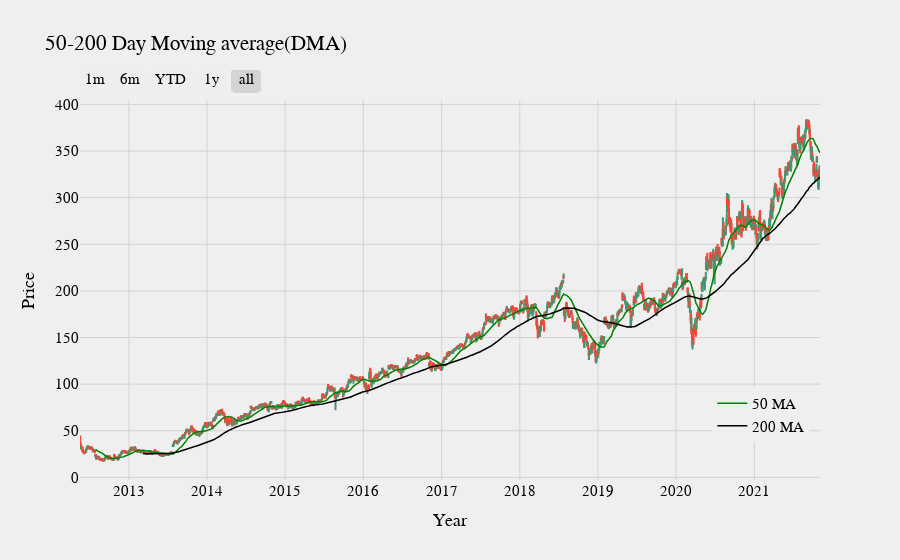

Source (notebook cell):
### Code cell
df['MA50'] = df.Close.rolling(50).mean()
df['MA200'] = df.Close.rolling(200).mean()


# plot the candlesticks
fig = go.Figure(data=[go.Candlestick(x=df.Date,
                                     open=df.Open,
                                     high=df.High,
                                     low=df.Low,
                                     close=df.Close,
                                    showlegend=False),
                      go.Scatter(x=df.Date, y=df.MA50, line=dict(color='green', width=1.5),name='50 MA'),
                      go.Scatter(x=df.Date, y=df.MA200, line=dict(color='black', width=1.5),name='200 MA')])

fig.update_layout(title='50-200 Day Moving average(DMA)',
                  yaxis_title='Price',
                  xaxis_title='Year',
                  plot_bgcolor='#efefef',
                  paper_bgcolor='#efefef',
    # Font Families
    font_family='Monospace',
    font_color='#000000',
    font_size=15,
    legend=dict( xanchor = "center",
                 x = 0.92,
                 y=0.1,

)
                 )
#time frame selector
fig.update_xaxes(
    rangeselector=dict(
        buttons=list([
            dict(count=1, label="1m", step="month", stepmode="backward"),
            dict(count=6, label="6m", step="month", stepmode="backward"),
            dict(count=1, label="YTD", step="year", stepmode="todate"),
            dict(count=1, label="1y", step="year", stepmode="backward"),
            dict(step="all")
        ])
    )
)
fig.update_yaxes(gridcolor='Lightgrey',showgrid=True,zeroline=False)
fig.update_xaxes(gridcolor='Lightgrey',showgrid=True)

fig.update(layout_xaxis_rangeslider_visible=False)

fig.show()

### Figure 1 — Plotly figure (JSON) as saved in the notebook; plotly's stock layout.template omitted (floating-point values rounded to 4 significant figures; data arrays with more than 128 entries replaced by an {"elided": "..."} marker saying what was removed)
{"data": [{"close": {"elided": "2382 float values"}, "high": {"elided": "2382 float values"}, "low": {"elided": "2382 float values"}, "open": {"elided": "2382 float values"}, "showlegend": false, "type": "candlestick", "x": {"elided": "2382 str values"}}, {"line": {"color": "green", "width": 1.5}, "name": "50 MA", "type": "scatter", "x": {"elided": "2382 str values"}, "y": {"elided": "2382 float values"}}, {"line": {"color": "black", "width": 1.5}, "name": "200 MA", "type": "scatter", "x": {"elided": "2382 str values"}, "y": {"elided": "2382 float values"}}], "layout": {"font": {"color": "#000000", "family": "Monospace", "size": 15}, "legend": {"x": 0.92, "xanchor": "center", "y": 0.1}, "paper_bgcolor": "#efefef", "plot_bgcolor": "#efefef", "title": {"text": "50-200 Day Moving average(DMA)"}, "xaxis": {"gridcolor": "Lightgrey", "rangeselector": {"buttons": [{"count": 1, "label": "1m", "step": "month", "stepmode": "backward"}, {"count": 6, "label": "6m", "step": "month", "stepmode": "backward"}, {"count": 1, "label": "YTD", "step": "year", "stepmode": "todate"}, {"count": 1, "label": "1y", "step": "year", "stepmode": "backward"}, {"step": "all"}]}, "rangeslider": {"visible": false}, "showgrid": true, "title": {"text": "Year"}}, "yaxis": {"gridcolor": "Lightgrey", "showgrid": true, "title": {"text": "Price"}, "zeroline": false}}}
